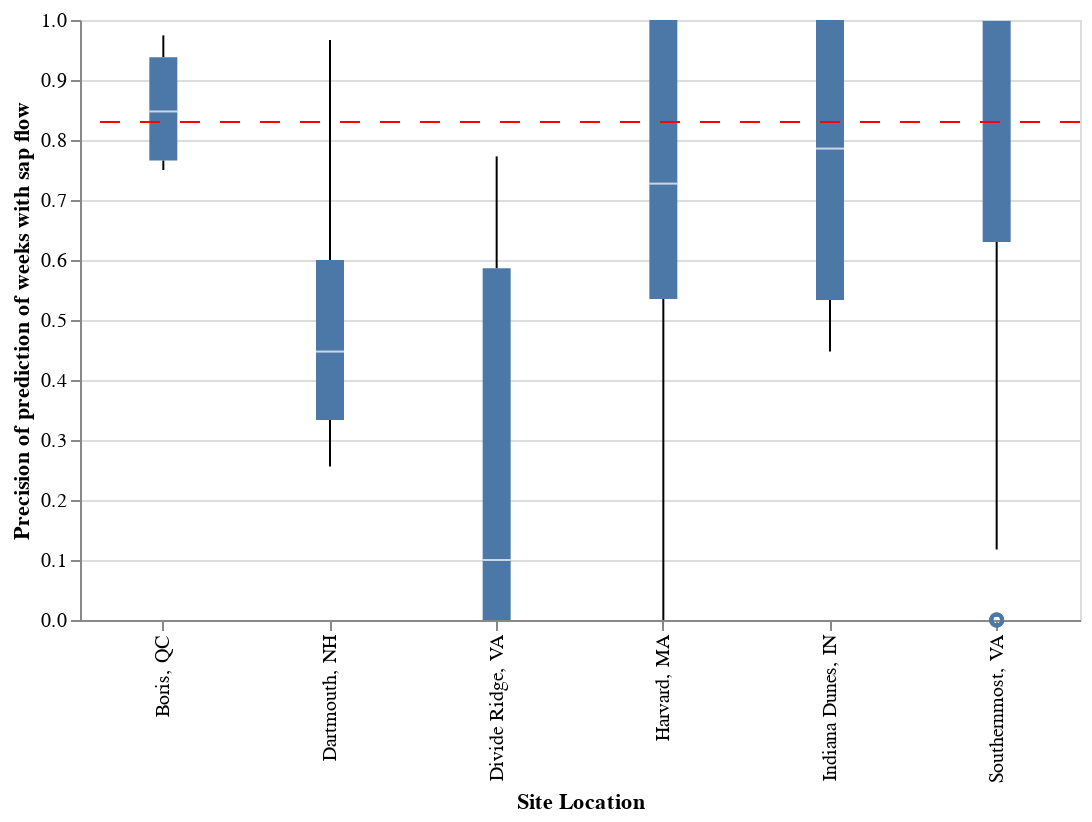

Here is the notebook cell this chart was saved with:
### Code cell
prec_1_plt.properties(width=width)

### Figure 1 — Vega-Lite specification as saved in the notebook (floating-point values rounded to 4 significant figures; data arrays with more than 128 entries replaced by an {"elided": "..."} marker saying what was removed)
{"config": {"view": {"continuousWidth": 400, "continuousHeight": 300}}, "layer": [{"data": {"name": "data-98d5b609eb6a974f5099a0750d6eb6c8"}, "mark": "boxplot", "encoding": {"x": {"type": "nominal", "field": "loc", "title": "Site Location"}, "y": {"type": "quantitative", "field": "precision_1", "title": "Precision of prediction of weeks with sap flow"}}}, {"data": {"name": "data-165ab059466529006980437479b6dc1c"}, "mark": {"type": "rule", "color": "red", "strokeDash": [10, 10]}, "encoding": {"y": {"type": "quantitative", "field": "prec_1"}}}], "width": 500, "$schema": "https://vega.github.io/schema/vega-lite/v4.8.1.json", "datasets": {"data-98d5b609eb6a974f5099a0750d6eb6c8": {"elided": "552 records"}, "data-165ab059466529006980437479b6dc1c": [{"prec_1": 0.83, "prec_0": 0.95}]}}
